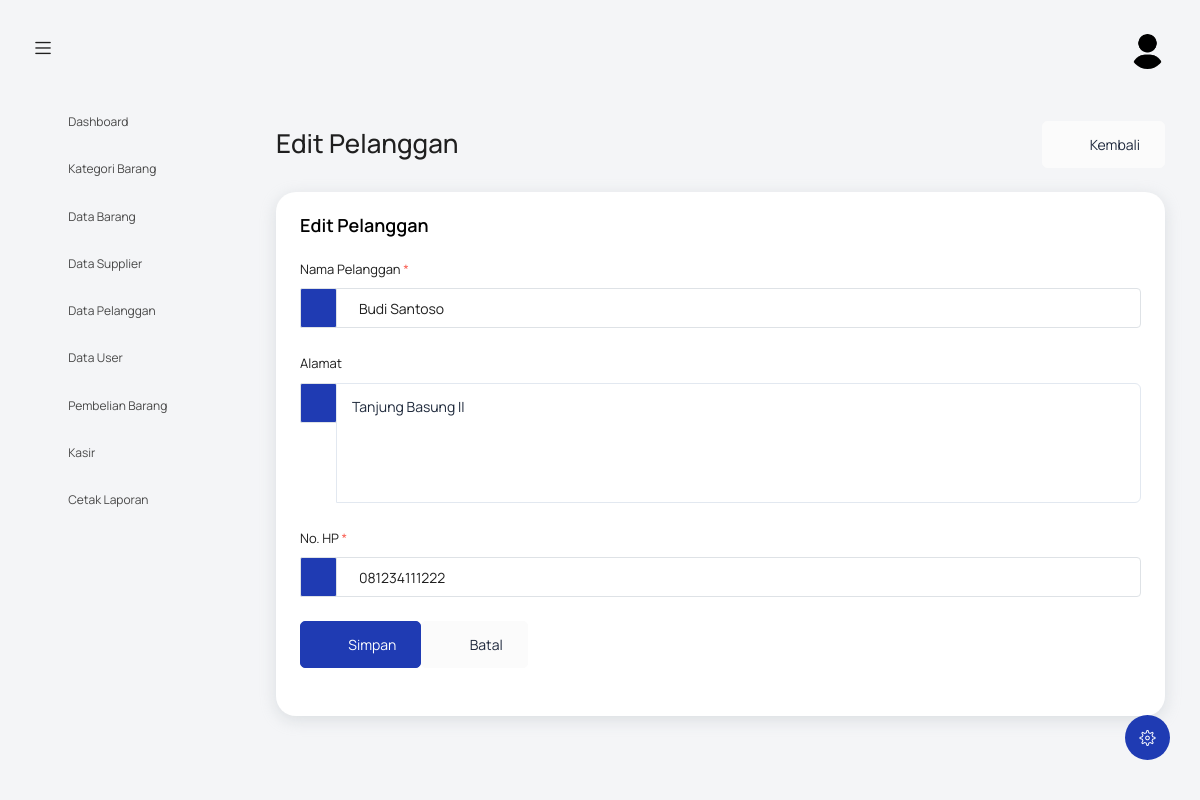
Page /index.php?controller=pelanggan&action=edit&id=1 (signed in) on the committed database.
### tables this page shows
CREATE TABLE `pelanggan` (
  `id_pelanggan` int NOT NULL,
  `nama_pelanggan` varchar(150) DEFAULT NULL,
  `alamat` text,
  `no_hp` varchar(20) DEFAULT NULL
);

### controllers/PelangganController.php (called while the page is built, shortened)
<?php
require_once 'models/PelangganModel.php';
class PelangganController {
    public function edit() {
        include 'views/pelanggan/form.php';
    }
}
?>

### models/PelangganModel.php (called while the page is built, shortened)
<?php
require_once 'config/koneksi.php';
class PelangganModel {
    private $conn;
    private $table = 'pelanggan';
    public function __construct() {
        $database = new Database();
        $this->conn = $database->getConnection();
    }
    public function getById($id) {
        $query = "SELECT * FROM " . $this->table . " WHERE id_pelanggan = ? LIMIT 0,1";
        $stmt = $this->conn->prepare($query);
        $stmt->bindParam(1, $id);
        $stmt->execute();
        return $stmt->fetch(PDO::FETCH_ASSOC);
    }
}
?>

### config/koneksi.php (called while the page is built, shortened)
<?php
class Database {
    private $host = "localhost";
    private $username = "root";
    private $password = "";
    private $database = "agro_tani";
    public function getConnection() {
        $this->conn = null;
        try {
            $this->conn = new PDO("mysql:host=" . $this->host . ";dbname=" . $this->database, $this->username, $this->password);
            $this->conn->exec("set names utf8");
            $this->conn->setAttribute(PDO::ATTR_ERRMODE, PDO::ERRMODE_EXCEPTION);
            $this->conn->setAttribute(PDO::ATTR_DEFAULT_FETCH_MODE, PDO::FETCH_ASSOC);
        } catch(PDOException $exception) {
            error_log("Database connection error: " . $exception->getMessage());
            echo "Koneksi database gagal: " . $exception->getMessage();
        }
        return $this->conn;
    }
}
?>

### views/pelanggan/form.php (the view, shortened to what this page needs)
<?php
include('template/header.php');
$mode_edit = isset($_GET['id']) && !empty($_GET['id']);
$Pelanggan = null;
if ($mode_edit) {
    require_once 'models/PelangganModel.php';
    $model = new PelangganModel();
    $Pelanggan = $model->getById($_GET['id']);
}
?>
<body>
  <div class="container-scroller">
    <?php include 'template/navbar.php'; ?>
    <div class="container-fluid page-body-wrapper">
      <?php include 'template/setting_panel.php'; ?>
      <?php include 'template/sidebar.php'; ?>
      <div class="main-panel">
        <div class="content-wrapper">
          <div class="row">
            <div class="col-sm-12">
              <div class="d-flex justify-content-between align-items-center mb-4">
                <div>
                  <h2 class="mb-1">
                    <?php echo $mode_edit ? 'Edit Pelanggan' : 'Tambah Pelanggan'; ?>
                  </h2>
                </div>
                <a href="index.php?controller=pelanggan&action=index" class="btn btn-light btn-icon-text">
                  <i class="mdi mdi-arrow-left btn-icon-prepend"></i> Kembali
                </a>
              </div>
            </div>
          </div>
          <div class="row">
            <div class="col-12">
              <div class="card">
                <div class="card-body">
                  <h4 class="card-title mb-4">
                    <?php echo $mode_edit ? 'Edit Pelanggan' : 'Tambah Pelanggan Baru'; ?>
                  </h4>
                  <form method="POST" action="index.php?controller=pelanggan&action=<?php echo $mode_edit ? 'edit&id='.$_GET['id'] : 'tambah'; ?>">
                    <div class="row">
                      <div class="col-12">
                        <div class="form-group">
                          <label for="nama_pelanggan">Nama Pelanggan <span class="text-danger">*</span></label>
                          <div class="input-group">
                            <div class="input-group-prepend">
                              <span class="input-group-text bg-primary text-white" style="height: 40px; display: flex; align-items: center; font-size: 14px;"><i class="mdi mdi-account"></i></span>
                            </div>
                            <input type="text"
                                   class="form-control"
                                   style="height: 40px;"
                                   id="nama_pelanggan"
                                   name="nama_pelanggan"
                                   value="<?php echo $mode_edit ? htmlspecialchars($Pelanggan['nama_pelanggan']) : ''; ?>"
                                   placeholder="Masukkan nama pelanggan"
                                   required
                                   maxlength="150">
                          </div>
                        </div>
                        <div class="form-group">
                          <label for="alamat">Alamat</label>
                          <div class="input-group">
                            <div class="input-group-prepend">
                              <span class="input-group-text bg-primary text-white" style="height: 40px; display: flex; align-items: center; font-size: 14px;"><i class="mdi mdi-map-marker"></i></span>
                            </div>
                            <textarea
                                   class="form-control"
                                   style="height: 80px;"
                                   id="alamat"
                                   name="alamat"
                                   placeholder="Masukkan alamat pelanggan"><?php echo $mode_edit ? htmlspecialchars($Pelanggan['alamat']) : ''; ?></textarea>
                          </div>
                        </div>
                        <div class="form-group">
                          <label for="no_hp">No. HP <span class="text-danger">*</span></label>
                          <div class="input-group">
                            <div class="input-group-prepend">
                              <span class="input-group-text bg-primary text-white" style="height: 40px; display: flex; align-items: center; font-size: 14px;"><i class="mdi mdi-phone"></i></span>
                            </div>
                            <input type="text"
                                   class="form-control"
                                   style="height: 40px;"
                                   id="no_hp"
                                   name="no_hp"
                                   value="<?php echo $mode_edit ? htmlspecialchars($Pelanggan['no_hp']) : ''; ?>"
                                   placeholder="Masukkan nomor HP pelanggan"
                                   required
                                   maxlength="20">
                          </div>
                        </div>
                        <div class="form-group mt-4">
                          <div class="d-flex">
                            <button type="submit" class="btn btn-primary btn-icon-text">
                              <i class="mdi mdi-content-save btn-icon-prepend"></i> Simpan
                            </button>
                            <a href="index.php?controller=pelanggan&action=index" class="btn btn-light btn-icon-text ml-2">
                              <i class="mdi mdi-close btn-icon-prepend"></i> Batal
                            </a>
                          </div>
                        </div>
                      </div>
                    </div>
                  </form>
                </div>
              </div>
            </div>
          </div>
        </div>
      </div>
    </div>
  </div>
</body>
</html>

### template/header.php (style rules this page uses)
textarea.form-control { min-height: 120px; padding: 12px 15px; font-size: 14px; line-height: 1.5; border: 1.5px solid #e2e8f0; border-radius: 6px; transition: all 0.2s ease; background-color: #ffffff; color: #1e293b; }
textarea.form-control::placeholder { color: #94a3b8; font-style: italic; }

### rows in the picture
pelanggan: nama_pelanggan "Budi Santoso", alamat "Tanjung Basung II", no_hp "081234111222"
